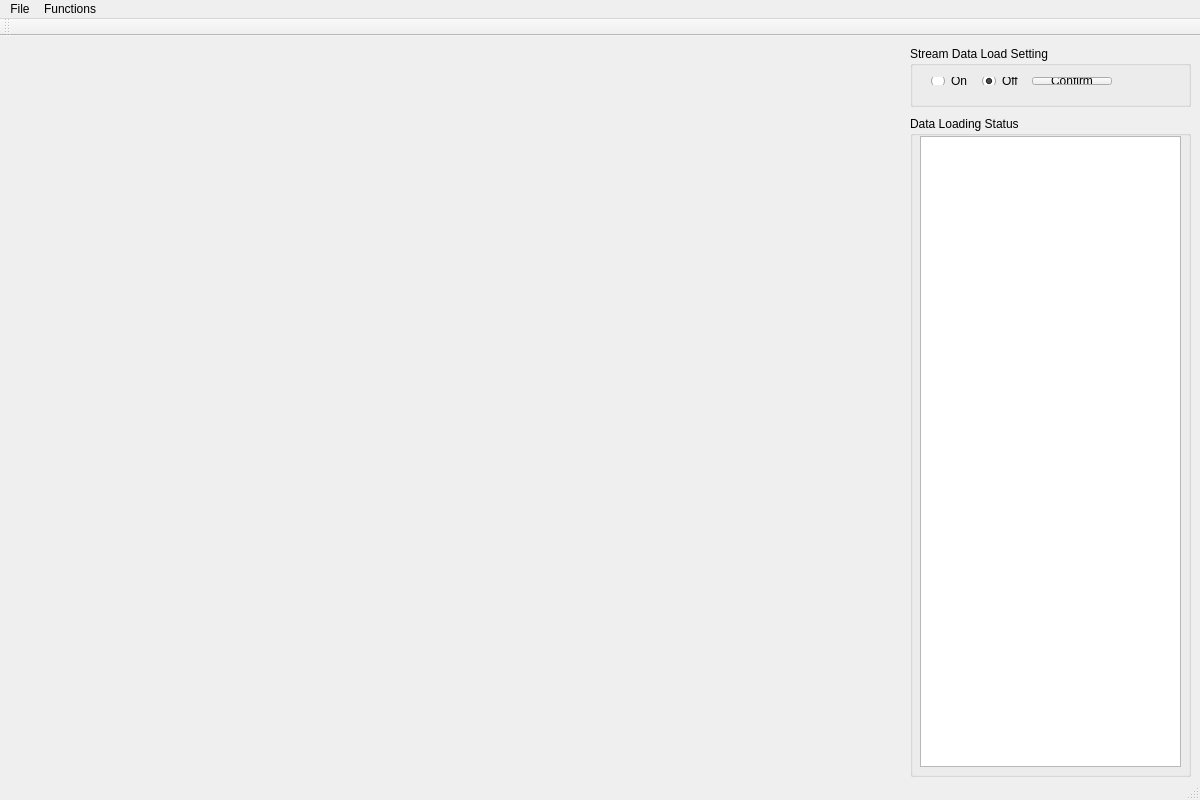
<?xml version="1.0" encoding="UTF-8"?>
<ui version="4.0">
 <class>graph_simulationClass</class>
 <widget class="QMainWindow" name="graph_simulationClass">
  <property name="geometry">
   <rect>
    <x>0</x>
    <y>0</y>
    <width>1200</width>
    <height>800</height>
   </rect>
  </property>
  <property name="windowTitle">
   <string>graph_simulation</string>
  </property>
  <widget class="QWidget" name="centralWidget">
   <widget class="QGroupBox" name="groupBox">
    <property name="geometry">
     <rect>
      <x>910</x>
      <y>10</y>
      <width>281</width>
      <height>61</height>
     </rect>
    </property>
    <property name="title">
     <string>Stream Data Load Setting</string>
    </property>
    <widget class="QWidget" name="layoutWidget">
     <property name="geometry">
      <rect>
       <x>10</x>
       <y>20</y>
       <width>203</width>
       <height>30</height>
      </rect>
     </property>
     <layout class="QHBoxLayout" name="horizontalLayout">
      <item>
       <widget class="QRadioButton" name="radioBtn_streamOn">
        <property name="text">
         <string>On</string>
        </property>
       </widget>
      </item>
      <item>
       <widget class="QRadioButton" name="radioBtn_streamOff">
        <property name="text">
         <string>Off</string>
        </property>
        <property name="checked">
         <bool>true</bool>
        </property>
       </widget>
      </item>
      <item>
       <widget class="QPushButton" name="pushBtn_streamConfirm">
        <property name="text">
         <string>Confirm</string>
        </property>
       </widget>
      </item>
     </layout>
    </widget>
   </widget>
   <widget class="QGroupBox" name="groupBox_2">
    <property name="geometry">
     <rect>
      <x>910</x>
      <y>80</y>
      <width>281</width>
      <height>661</height>
     </rect>
    </property>
    <property name="title">
     <string>Data Loading Status</string>
    </property>
    <widget class="QTextBrowser" name="label_dataStatus">
     <property name="geometry">
      <rect>
       <x>10</x>
       <y>20</y>
       <width>261</width>
       <height>631</height>
      </rect>
     </property>
    </widget>
   </widget>
   <widget class="QWidget" name="tabbox" native="true">
    <property name="geometry">
     <rect>
      <x>0</x>
      <y>0</y>
      <width>901</width>
      <height>741</height>
     </rect>
    </property>
   </widget>
  </widget>
  <widget class="QMenuBar" name="menuBar">
   <property name="geometry">
    <rect>
     <x>0</x>
     <y>0</y>
     <width>1200</width>
     <height>26</height>
    </rect>
   </property>
   <widget class="QMenu" name="menuFile">
    <property name="title">
     <string>File</string>
    </property>
    <addaction name="actionLoad_Data_File"/>
   </widget>
   <widget class="QMenu" name="menuFunctions">
    <property name="title">
     <string>Functions</string>
    </property>
    <widget class="QMenu" name="menuSearch_Author">
     <property name="title">
      <string>Search Author</string>
     </property>
     <addaction name="actionSearch_one_Author"/>
     <addaction name="actionSearch_two_Authors"/>
    </widget>
    <addaction name="actionTop_10_Authors_colored_graph"/>
    <addaction name="actionAuthor_filtering_animation"/>
    <addaction name="actionRecommend"/>
    <addaction name="menuSearch_Author"/>
   </widget>
   <addaction name="menuFile"/>
   <addaction name="menuFunctions"/>
  </widget>
  <widget class="QToolBar" name="mainToolBar">
   <attribute name="toolBarArea">
    <enum>TopToolBarArea</enum>
   </attribute>
   <attribute name="toolBarBreak">
    <bool>false</bool>
   </attribute>
  </widget>
  <widget class="QStatusBar" name="statusBar"/>
  <action name="actionLoad_Data_File">
   <property name="text">
    <string>Load Data File</string>
   </property>
  </action>
  <action name="actionTop_10_Authors_colored_graph">
   <property name="text">
    <string>Top-10 Authors colored graph</string>
   </property>
  </action>
  <action name="actionAuthor_filtering_animation">
   <property name="text">
    <string>Author filtering animation</string>
   </property>
  </action>
  <action name="actionSearch_one_Author">
   <property name="text">
    <string>Search one Author</string>
   </property>
  </action>
  <action name="actionSearch_two_Authors">
   <property name="text">
    <string>Search two Authors</string>
   </property>
  </action>
  <action name="actionRecommend">
   <property name="text">
    <string>Recommend</string>
   </property>
  </action>
 </widget>
 <layoutdefault spacing="6" margin="11"/>
 <resources>
  <include location="graph_simulation.qrc"/>
 </resources>
 <connections/>
</ui>
